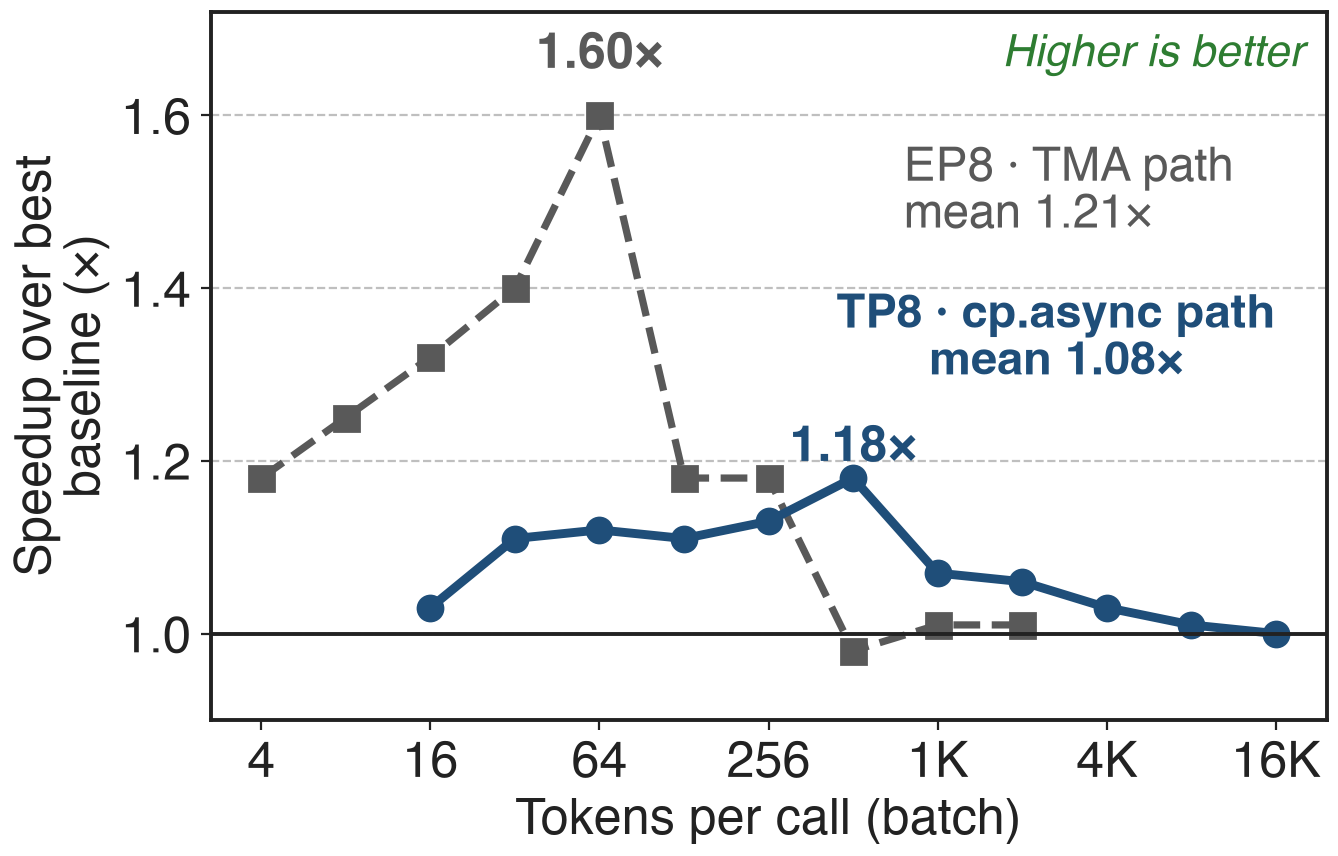

The Python source for this figure:
"""HPC-Ops fused FP8 MoE speedup over the best of SGLang, vLLM Triton and vLLM CUTLASS, Hy3 (Hunyuan-V3) shapes
on H20. Source: LMSYS blog 'HPC-Ops x SGLang' (2026-08-07), Table 4 (TP8/EP1) and Table 5 (TP1/EP8),
column 'Speedup vs. best'. Means stated in the blog: 1.08x (TP8/EP1), 1.21x (TP1/EP8).
Per notes/sources.md: TP8/EP1 (intermediate per rank 192) dispatches to the cp.async low-latency path;
TP1/EP8 (intermediate 1536 > 512) dispatches to the TMA path."""
import sys, pathlib
sys.path.insert(0, str(pathlib.Path(__file__).resolve().parents[3] / "scripts"))
import slidechart as sc
import numpy as np

tp_bs = [16, 32, 64, 128, 256, 512, 1024, 2048, 4096, 8192, 16384]
tp_sp = [1.03, 1.11, 1.12, 1.11, 1.13, 1.18, 1.07, 1.06, 1.03, 1.01, 1.00]
ep_bs = [4, 8, 16, 32, 64, 128, 256, 512, 1024, 2048]
ep_sp = [1.18, 1.25, 1.32, 1.40, 1.60, 1.18, 1.18, 0.98, 1.01, 1.01]

sc.setup()
fig, ax = sc.figure("right")
ax.plot(np.log2(ep_bs), ep_sp, color=sc.GRAYS[3], marker="s", lw=2.6, ls="--")
ax.plot(np.log2(tp_bs), tp_sp, color=sc.ACCENT, marker="o", lw=3.2)
ax.axhline(1.0, color=sc.INK, lw=1.4)
ax.set_xticks([2, 4, 6, 8, 10, 12, 14])
ax.set_xticklabels(["4", "16", "64", "256", "1K", "4K", "16K"])
ax.set_xlabel("Tokens per call (batch)")
ax.set_ylabel("Speedup over best\nbaseline (×)")
ax.set_ylim(0.9, 1.72)
ax.text(np.log2(64), 1.645, "1.60×", ha="center", va="bottom", fontsize=18, fontweight="bold", color=sc.GRAYS[3])
ax.text(np.log2(512), 1.19, "1.18×", ha="center", va="bottom", fontsize=18, fontweight="bold", color=sc.ACCENT)
ax.text(11.4, 1.30, "TP8 · cp.async path\nmean 1.08×", ha="center", fontsize=17, color=sc.ACCENT, fontweight="bold")
ax.text(9.6, 1.47, "EP8 · TMA path\nmean 1.21×", ha="left", fontsize=17, color=sc.GRAYS[3])
sc.better(ax, "Higher is better", where="upper right")
sc.save(fig, __file__)
